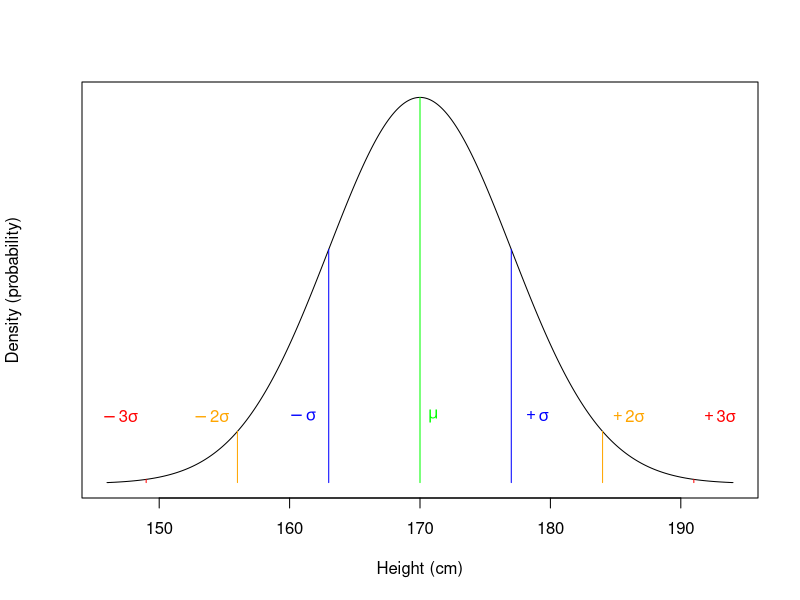

The R source for this figure:
## ---- chunk 1

x <- seq(146,194,0.01) # here we use the sequence function to generate our quantiles ranging from -4 to 4 in steps of 0.01
mean = 170
sd = 7
y = dnorm(x, mean, sd)
ymin<- min(y)
ymax<- max(y)

plot(x,y, type = "l", col = "black", xlab = "Height (cm)", ylab = "Density (probability)", yaxt='n' )
polygon(c(mean,mean), c( ymin, ymax), border ="green")
polygon(c(mean-sd, mean-sd), c(y[x==mean-sd], ymin), border ="blue")
polygon(c(mean-(2*sd),mean-(2*sd)), c( y[x==mean-(2*sd)], ymin), border ="orange")
polygon(c(mean-(3*sd),mean-(3*sd)), c( y[x==mean-(3*sd)], ymin), border ="red")
polygon(c(mean+sd,mean+sd), c( y[x==mean+sd], ymin), border ="blue")
polygon(c(mean+(2*sd),mean+(2*sd)), c( y[x==mean+(2*sd)], ymin), border ="orange")
polygon(c(mean+(3*sd),mean+(3*sd)), c( y[x==mean+(3*sd)], ymin), border ="red")
text(170+1, 0.01, expression(mu), col = "green")
text(mean-sd-2, 0.01, expression(-sigma), col = "blue")
text(mean+sd+2, 0.01, expression(+sigma), col = "blue")
text(mean-(2*sd)-2, 0.01, expression(-2*sigma), col = "orange")
text(mean+(2*sd)+2, 0.01, expression(+2*sigma), col = "orange")
text(mean-(3*sd)-2, 0.01, expression(-3*sigma), col = "red")
text(mean+(3*sd)+2, 0.01, expression(+3*sigma), col = "red")

